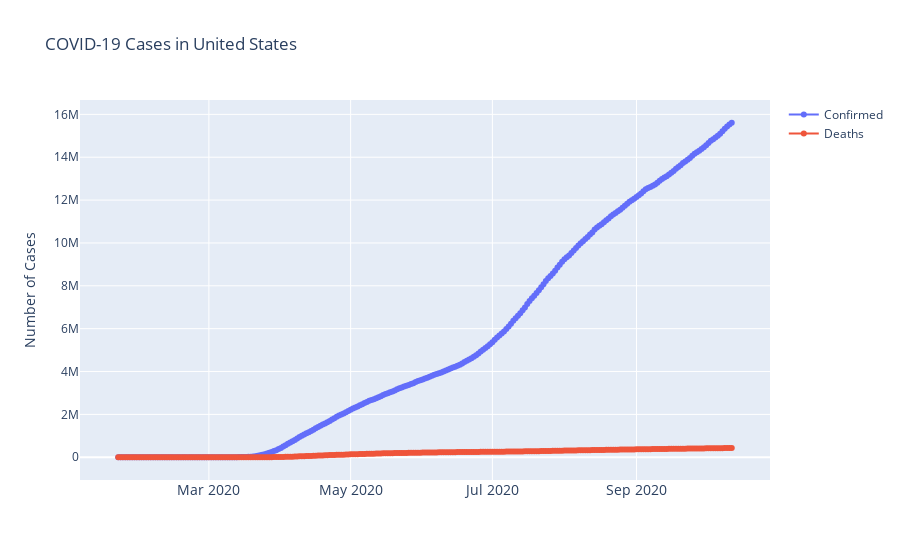

Write notebook code for a chart like this one.
### Code cell
fig = go.Figure()
fig.add_trace(go.Scatter(x=confirmed_us['Date'], y=confirmed_us['Confirmed'], mode='lines+markers', name ='Confirmed'))
fig.add_trace(go.Scatter(x=deaths_us['Date'], y=deaths_us['Deaths'], mode='lines+markers', name ='Deaths'))
fig.update_layout(title = 'COVID-19 Cases in United States', xaxis_tickfont_size=14, yaxis_title='Number of Cases')
fig.show()

### Figure 1 — Plotly figure (JSON) as saved in the notebook; plotly's stock layout.template omitted (floating-point values rounded to 4 significant figures; data arrays with more than 128 entries replaced by an {"elided": "..."} marker saying what was removed)
{"data": [{"mode": "lines+markers", "name": "Confirmed", "type": "scatter", "x": {"elided": "265 str values"}, "y": {"elided": "265 int values"}}, {"mode": "lines+markers", "name": "Deaths", "type": "scatter", "x": {"elided": "265 str values"}, "y": {"elided": "265 int values"}}], "layout": {"title": {"text": "COVID-19 Cases in United States"}, "xaxis": {"tickfont": {"size": 14}}, "yaxis": {"title": {"text": "Number of Cases"}}}}
